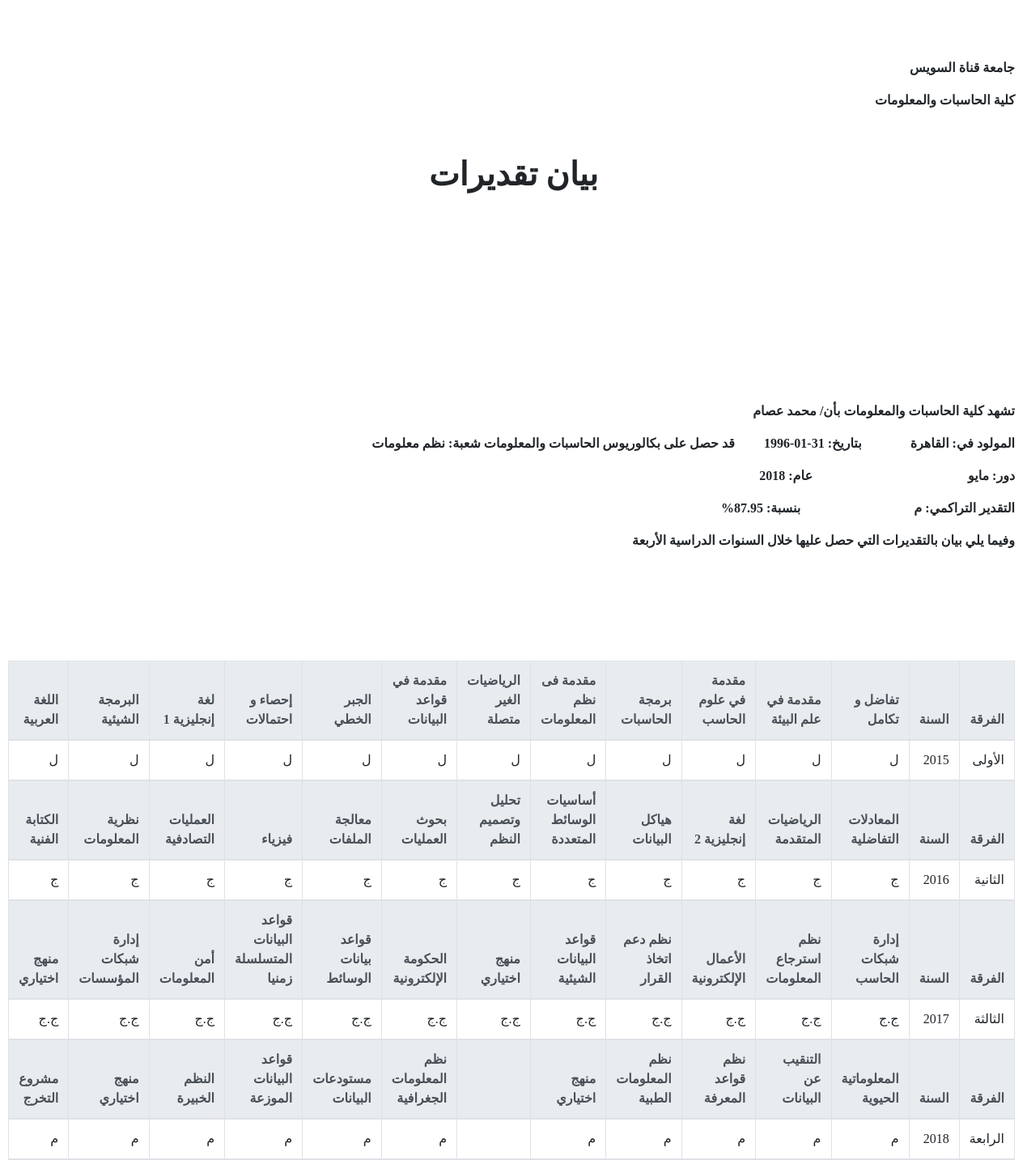
The page /grades_report.php?id=1001 (signed in) on the database its author committed.
### tables this page shows
CREATE TABLE `students` (
  `id` int(11) NOT NULL,
  `name` varchar(200) NOT NULL,
  `dept` varchar(200) NOT NULL,
  `nationality` varchar(200) NOT NULL,
  `birth_day` varchar(200) NOT NULL,
  `birth_month` varchar(200) NOT NULL,
  `birth_year` varchar(200) NOT NULL,
  `birth_place` varchar(200) NOT NULL,
  `graduation_year` varchar(200) NOT NULL,
  `graduation_month` varchar(200) NOT NULL
);

CREATE TABLE `4th_is` (
  `id` int(11) NOT NULL,
  `student_id` int(11) NOT NULL,
  `name` tinytext NOT NULL,
  `year` tinytext NOT NULL,
  `1` tinytext NOT NULL,
  `2` tinytext NOT NULL,
  `3` tinytext NOT NULL,
  `4` tinytext NOT NULL,
  `5` tinytext NOT NULL,
  `6` tinytext NOT NULL,
  `7` tinytext NOT NULL,
  `8` tinytext NOT NULL,
  `9` tinytext,
  `10` tinytext NOT NULL,
  `11` tinytext NOT NULL,
  `12` tinytext NOT NULL,
  `13` tinytext NOT NULL,
  `14` tinytext NOT NULL
);

CREATE TABLE `1st` (
  `id` int(11) NOT NULL,
  `student_id` int(11) NOT NULL,
  `name` tinytext NOT NULL,
  `year` tinytext NOT NULL,
  `1` tinytext NOT NULL,
  `2` tinytext NOT NULL,
  `3` tinytext NOT NULL,
  `4` tinytext NOT NULL,
  `5` tinytext NOT NULL,
  `6` tinytext NOT NULL,
  `7` tinytext NOT NULL,
  `8` tinytext NOT NULL,
  `9` tinytext NOT NULL,
  `10` tinytext NOT NULL,
  `11` tinytext NOT NULL,
  `12` tinytext NOT NULL
);

CREATE TABLE `2nd` (
  `id` int(11) NOT NULL,
  `student_id` int(11) NOT NULL,
  `name` tinytext NOT NULL,
  `year` tinytext NOT NULL,
  `1` tinytext NOT NULL,
  `2` tinytext NOT NULL,
  `3` tinytext NOT NULL,
  `4` tinytext NOT NULL,
  `5` tinytext NOT NULL,
  `6` tinytext NOT NULL,
  `7` tinytext NOT NULL,
  `8` tinytext NOT NULL,
  `9` tinytext NOT NULL,
  `10` tinytext NOT NULL,
  `11` tinytext NOT NULL,
  `12` tinytext NOT NULL
);

CREATE TABLE `3rd_is` (
  `id` int(11) NOT NULL,
  `student_id` int(11) NOT NULL,
  `name` tinytext NOT NULL,
  `year` tinytext NOT NULL,
  `1` tinytext NOT NULL,
  `2` tinytext NOT NULL,
  `3` tinytext NOT NULL,
  `4` tinytext NOT NULL,
  `5` tinytext NOT NULL,
  `6` tinytext NOT NULL,
  `7` tinytext NOT NULL,
  `8` tinytext NOT NULL,
  `9` tinytext NOT NULL,
  `10` tinytext NOT NULL,
  `11` tinytext NOT NULL,
  `12` tinytext NOT NULL
);

### grades_report.php (the view, shortened to what this page needs)
<?php include 'includes/header.php';?>
<body>
<?php include 'includes/conn.php';?>
<div class="container-fluid" id="printable">
<?php
$name = $dept = $nationality = $birth_date = $birth_place = $graduation_year = $graduation_month = $grade = $percentage = "";
$sql = "SELECT * FROM students where id = {$_GET["id"]}";
$result = mysqli_query($conn, $sql);
if (mysqli_num_rows($result) > 0) {
    while($row = mysqli_fetch_assoc($result)) {
    $name = $row["name"];
    $dept = $row["dept"];
    $birth_day = $row["birth_day"];
    $birth_month = $row["birth_month"];
    $birth_year = $row["birth_year"];
    $birth_date = $birth_day . '-' . $birth_month . '-' . $birth_year;
    $birth_place = $row["birth_place"];
    $graduation_year = $row["graduation_year"];
    $graduation_month = $row["graduation_month"];
    }
} else {
    echo "0 results";
}
if ($dept == 'نظم معلومات')
{
  $sql = "SELECT * FROM 4th_is WHERE student_id = {$_GET['id']}";
  $result = mysqli_query($conn, $sql);
  if (mysqli_num_rows($result) > 0) {
    while($row = mysqli_fetch_assoc($result)) {
      $grade = $row["13"];
      $percentage = $row["14"];
    }
  } else {
    echo "0 results";
  }
}
    $txt =
    '
    <br><br><br>
<p style="direction: rtl;"><strong>جامعة قناة السويس</strong></p>
<p style="direction: rtl;"><strong>كلية الحاسبات والمعلومات</strong></p>
<p style="direction: rtl;"><strong>&nbsp;</strong></p>
<h1 style="direction: rtl; text-align: center;"><strong>بيان تقديرات</strong></h1><br><br><br><br><br><br><br>
<p style="direction: rtl;"><strong>&nbsp;</strong></p>
<p style="direction: rtl;"><strong>&nbsp;</strong></p>
<p style="direction: rtl;"><strong>تشهد كلية الحاسبات والمعلومات بأن/
 '. $name .'
</strong></p>
<p style="direction: rtl;"><strong>المولود في:
 '. $birth_place .'
    &nbsp;&nbsp;&nbsp;&nbsp;&nbsp;&nbsp;&nbsp;&nbsp;&nbsp;&nbsp;&nbsp;&nbsp;&nbsp; بتاريخ:
 '. $birth_date .'
    &nbsp;&nbsp;&nbsp;&nbsp;&nbsp;&nbsp;&nbsp; قد حصل على بكالوريوس الحاسبات والمعلومات شعبة:
 '. $dept .'
</strong></p>
<p style="direction: rtl;"><strong>دور:
 '. $graduation_month .'
    &nbsp;&nbsp;&nbsp;&nbsp;&nbsp;&nbsp;&nbsp;&nbsp;&nbsp;&nbsp;&nbsp;&nbsp;&nbsp;&nbsp;&nbsp;&nbsp;&nbsp;&nbsp;&nbsp;&nbsp;&nbsp;&nbsp;&nbsp;&nbsp;&nbsp;&nbsp;&nbsp;&nbsp;&nbsp;&nbsp;&nbsp;&nbsp;&nbsp;&nbsp;&nbsp;&nbsp;&nbsp;&nbsp;&nbsp;&nbsp;&nbsp;&nbsp;&nbsp;&nbsp;&nbsp;&nbsp; عام:
 '. $graduation_year .'
</strong></p>
<p style="direction: rtl;"><strong>التقدير التراكمي:
 '. $grade .'
    &nbsp;&nbsp;&nbsp;&nbsp;&nbsp;&nbsp;&nbsp;&nbsp;&nbsp;&nbsp;&nbsp;&nbsp;&nbsp;&nbsp;&nbsp;&nbsp;&nbsp;&nbsp;&nbsp;&nbsp;&nbsp;&nbsp;&nbsp;&nbsp;&nbsp;&nbsp;&nbsp;&nbsp;&nbsp;&nbsp;&nbsp;&nbsp;&nbsp; بنسبة:
 '. $percentage .'%
</strong></p>
<p style="direction: rtl;"><strong>وفيما يلي بيان بالتقديرات التي حصل عليها خلال السنوات الدراسية الأربعة</strong></p>
    ';
echo $txt;
?>
<br><br><br><br><br>
<table class="table table-bordered" >
<thead class="thead-light">
<?php
$sql = "SELECT * FROM 1st WHERE student_id = {$_GET["id"]}";
$result = mysqli_query($conn, $sql);
include 'includes/th1.php';
if (mysqli_num_rows($result) > 0) {
    while($row = mysqli_fetch_assoc($result)) {
        echo "<tr><td>الأولى</td>".
        "<td>".$row["year"]."</td>".
        "<td>".$row["1"]."</td>".
        "<td>".$row["2"]."</td>".
        "<td>".$row["3"]."</td>".
        "<td>".$row["4"]."</td>".
        "<td>".$row["5"]."</td>".
        "<td>".$row["6"]."</td>".
        "<td>".$row["7"]."</td>".
        "<td>".$row["8"]."</td>".
        "<td>".$row["9"]."</td>".
        "<td>".$row["10"]."</td>".
        "<td>".$row["11"]."</td>".
        "<td>".$row["12"]."</td>".
        "</tr>";
    }
} else {
    echo "0 results";
}
$sql = "SELECT * FROM 2nd WHERE student_id = {$_GET["id"]}";
$result = mysqli_query($conn, $sql);
include 'includes/th2.php';
if (mysqli_num_rows($result) > 0) {
    while($row = mysqli_fetch_assoc($result)) {
        echo "<tr><td>الثانية</td>".
        "<td>".$row["year"]."</td>".
        "<td>".$row["1"]."</td>".
        "<td>".$row["2"]."</td>".
        "<td>".$row["3"]."</td>".
        "<td>".$row["4"]."</td>".
        "<td>".$row["5"]."</td>".
        "<td>".$row["6"]."</td>".
        "<td>".$row["7"]."</td>".
        "<td>".$row["8"]."</td>".
        "<td>".$row["9"]."</td>".
        "<td>".$row["10"]."</td>".
        "<td>".$row["11"]."</td>".
        "<td>".$row["12"]."</td>".
        "</tr>";
    }
} else {
    echo "0 results";
}
if ($dept == 'نظم معلومات')
{
    $sql = "SELECT * FROM 3rd_is WHERE student_id = {$_GET["id"]}";
    $result = mysqli_query($conn, $sql);
    include 'includes/th3_is.php';
    if (mysqli_num_rows($result) > 0) {
    while($row = mysqli_fetch_assoc($result)) {
        echo "<tr><td>الثالثة</td>".
        "<td>".$row["year"]."</td>".
        "<td>".$row["1"]."</td>".
        "<td>".$row["2"]."</td>".
        "<td>".$row["3"]."</td>".
        "<td>".$row["4"]."</td>".
        "<td>".$row["5"]."</td>".
        "<td>".$row["6"]."</td>".
        "<td>".$row["7"]."</td>".
        "<td>".$row["8"]."</td>".
        "<td>".$row["9"]."</td>".
        "<td>".$row["10"]."</td>".
        "<td>".$row["11"]."</td>".
        "<td>".$row["12"]."</td>".
        "</tr>";
    }
    } else {
    echo "0 results";
    }
}
if ($dept == 'نظم معلومات')
{
    $sql = "SELECT * FROM 4th_is WHERE student_id = {$_GET["id"]}";
    $result = mysqli_query($conn, $sql);
    include 'includes/th4_is.php';
    if (mysqli_num_rows($result) > 0) {
        while($row = mysqli_fetch_assoc($result)) {
            echo "<tr><td>الرابعة</td>".
            "<td>".$row["year"]."</td>".
            "<td>".$row["1"]."</td>".
            "<td>".$row["2"]."</td>".
            "<td>".$row["3"]."</td>".
            "<td>".$row["4"]."</td>".
            "<td>".$row["5"]."</td>".
            "<td>".$row["6"]."</td>".
            "<td>".$row["7"]."</td>".
            "<td>".$row["8"]."</td>".
            "<td>".$row["9"]."</td>".
            "<td>".$row["10"]."</td>".
            "<td>".$row["11"]."</td>".
            "<td>".$row["12"]."</td>".
            "</tr>";
        }
    } else {
        echo "0 results";
    }
}
?>
</table>
</div>
</body>
</html>

### includes/header.php (shortened to what this page needs)
<!DOCTYPE html>
<html>
<head>
  <link rel="stylesheet" href="css/bootstrap.css">
  <link rel="stylesheet" href="css/bootstrap_rtl.css">
  <link rel="stylesheet" href="css/style.css">
</head>

### includes/th1.php
   <tr>
    <th>الفرقة</th>
    <th>السنة</th>
<th>تفاضل و تكامل</th>
<th>مقدمة في علم البيئة</th>
<th>مقدمة في علوم الحاسب</th>
<th>برمجة الحاسبات</th>
<th>مقدمة فى نظم المعلومات</th>
<th>الرياضيات الغير متصلة</th>
<th>مقدمة في قواعد البيانات</th>
<th>الجبر الخطي</th>
<th>إحصاء و احتمالات</th>
<th>لغة إنجليزية 1</th>
<th>البرمجة الشيئية</th>
<th>اللغة العربية</th>
  </tr>

### includes/th2.php
  <tr>
    <th>الفرقة</th>
    <th>السنة</th>
<th>المعادلات التفاضلية</th>
<th>الرياضيات المتقدمة</th>
<th>لغة إنجليزية 2</th>
<th>هياكل البيانات</th>
<th>أساسيات الوسائط المتعددة</th>
<th>تحليل وتصميم النظم</th>
<th>بحوث العمليات</th>
<th>معالجة الملفات</th>
<th>فيزياء</th>
<th>العمليات التصادفية</th>
<th>نظرية المعلومات</th>
<th>الكتابة الفنية</th>
  </tr>

### includes/th3_is.php
  <tr>
    <th>الفرقة</th>
    <th>السنة</th>
<th>إدارة شبكات الحاسب</th>
<th>نظم استرجاع المعلومات</th>
<th>الأعمال  الإلكترونية</th>
<th>نظم دعم اتخاذ القرار</th>
<th>قواعد البيانات الشيئية</th>
<th>منهج اختياري</th>
<th>الحكومة الإلكترونية</th>
<th>قواعد بيانات الوسائط </th>
<th>قواعد البيانات المتسلسلة زمنيا</th>
<th>أمن المعلومات</th>
<th>إدارة شبكات المؤسسات</th>
<th> منهج اختياري</th>
  </tr>

### includes/th4_is.php
<tr>
	<th>الفرقة</th>
	<th>السنة</th>
	<th>المعلوماتية الحيوية</th>
	<th>التنقيب عن البيانات</th>
	<th>نظم قواعد المعرفة</th>
	<th>نظم المعلومات الطبية</th>
	<th>منهج اختياري</th>
	<th></th>
	<th>نظم المعلومات الجغرافية</th>
	<th>مستودعات  البيانات</th>
	<th>قواعد البيانات الموزعة</th>
	<th>النظم الخبيرة</th>
	<th>منهج اختياري</th>
	<th>مشروع التخرج</th>
</tr>

### css/style.css (style rules this page uses)
body { font-family: Cairo; }
table { font-size: ; }

### rows shown on the page
students: name "محمد عصام", birth_place "القاهرة", dept "نظم معلومات", graduation_month "مايو", graduation_year "2018"
4th_is: 10 "م", 14 "87.95", year "2018", 1 "م", 2 "م", 3 "م", 4 "م", 5 "م", 9 "م", 7 "م", 8 "م"
1st: year "2015", 1 "ل", 2 "ل", 3 "ل", 4 "ل", 5 "ل", 6 "ل", 7 "ل", 8 "ل", 9 "ل"
2nd: year "2016", 1 "ج", 2 "ج", 3 "ج", 4 "ج", 5 "ج", 6 "ج", 7 "ج", 8 "ج", 9 "ج"
3rd_is: year "2017", 1 "ج.ج", 2 "ج.ج", 3 "ج.ج", 4 "ج.ج", 5 "ج.ج", 6 "ج.ج", 7 "ج.ج", 8 "ج.ج", 9 "ج.ج"
